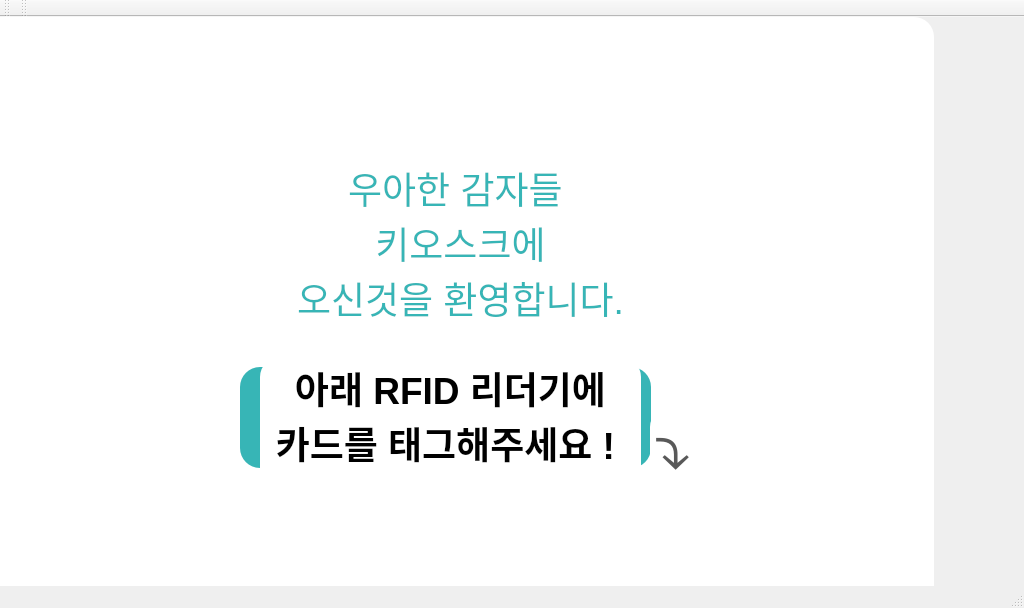
<?xml version="1.0" encoding="UTF-8"?>
<ui version="4.0">
 <class>MainWindow</class>
 <widget class="QMainWindow" name="MainWindow">
  <property name="geometry">
   <rect>
    <x>0</x>
    <y>0</y>
    <width>1024</width>
    <height>608</height>
   </rect>
  </property>
  <property name="windowTitle">
   <string>MainWindow</string>
  </property>
  <property name="windowIcon">
   <iconset resource="../../Downloads/resources.qrc">
    <normaloff>:/icon/김보선.jpg</normaloff>:/icon/김보선.jpg</iconset>
  </property>
  <widget class="QWidget" name="centralwidget">
   <widget class="QLabel" name="statisticBack">
    <property name="geometry">
     <rect>
      <x>-90</x>
      <y>0</y>
      <width>1024</width>
      <height>600</height>
     </rect>
    </property>
    <property name="styleSheet">
     <string notr="true">background-color: rgba( 255, 255, 255); border-radius: 20px</string>
    </property>
    <property name="text">
     <string/>
    </property>
   </widget>
   <widget class="QPushButton" name="orderBtn">
    <property name="geometry">
     <rect>
      <x>240</x>
      <y>350</y>
      <width>181</width>
      <height>101</height>
     </rect>
    </property>
    <property name="font">
     <font>
      <pointsize>30</pointsize>
      <weight>75</weight>
      <bold>true</bold>
     </font>
    </property>
    <property name="styleSheet">
     <string notr="true">color:rgb(255,255,255);background-color: rgb(55, 181, 182); border-radius: 20px</string>
    </property>
    <property name="text">
     <string>주 문</string>
    </property>
   </widget>
   <widget class="QPushButton" name="checkBtn">
    <property name="geometry">
     <rect>
      <x>470</x>
      <y>350</y>
      <width>181</width>
      <height>101</height>
     </rect>
    </property>
    <property name="font">
     <font>
      <pointsize>30</pointsize>
      <weight>75</weight>
      <bold>true</bold>
     </font>
    </property>
    <property name="styleSheet">
     <string notr="true">color:rgb(255,255,255);background-color: rgb(55, 181, 182); border-radius: 20px</string>
    </property>
    <property name="text">
     <string>조 회</string>
    </property>
   </widget>
   <widget class="QTextEdit" name="textEdit">
    <property name="geometry">
     <rect>
      <x>290</x>
      <y>140</y>
      <width>341</width>
      <height>191</height>
     </rect>
    </property>
    <property name="styleSheet">
     <string notr="true">color:rgb(55, 181, 182);background-color: rgb(255,255,255); border-radius: 20px</string>
    </property>
    <property name="html">
     <string>&lt;!DOCTYPE HTML PUBLIC &quot;-//W3C//DTD HTML 4.0//EN&quot; &quot;http://www.w3.org/TR/REC-html40/strict.dtd&quot;&gt;
&lt;html&gt;&lt;head&gt;&lt;meta name=&quot;qrichtext&quot; content=&quot;1&quot; /&gt;&lt;style type=&quot;text/css&quot;&gt;
p, li { white-space: pre-wrap; }
&lt;/style&gt;&lt;/head&gt;&lt;body style=&quot; font-family:'Ubuntu'; font-size:11pt; font-weight:400; font-style:normal;&quot;&gt;
&lt;p align=&quot;center&quot; style=&quot; margin-top:0px; margin-bottom:0px; margin-left:0px; margin-right:0px; -qt-block-indent:0; text-indent:0px;&quot;&gt;&lt;span style=&quot; font-size:28pt;&quot;&gt;우아한 감자들 &lt;/span&gt;&lt;/p&gt;
&lt;p align=&quot;center&quot; style=&quot; margin-top:0px; margin-bottom:0px; margin-left:0px; margin-right:0px; -qt-block-indent:0; text-indent:0px;&quot;&gt;&lt;span style=&quot; font-size:28pt;&quot;&gt;키오스크에&lt;/span&gt;&lt;/p&gt;
&lt;p align=&quot;center&quot; style=&quot; margin-top:0px; margin-bottom:0px; margin-left:0px; margin-right:0px; -qt-block-indent:0; text-indent:0px;&quot;&gt;&lt;span style=&quot; font-size:28pt;&quot;&gt;오신것을 환영합니다.&lt;/span&gt;&lt;/p&gt;&lt;/body&gt;&lt;/html&gt;</string>
    </property>
   </widget>
   <widget class="QLabel" name="label">
    <property name="geometry">
     <rect>
      <x>640</x>
      <y>70</y>
      <width>271</width>
      <height>281</height>
     </rect>
    </property>
    <property name="styleSheet">
     <string notr="true">image: url(:/icon/김보선.jpg);</string>
    </property>
    <property name="text">
     <string/>
    </property>
   </widget>
   <widget class="QTextEdit" name="textEdit_5">
    <property name="geometry">
     <rect>
      <x>260</x>
      <y>340</y>
      <width>381</width>
      <height>161</height>
     </rect>
    </property>
    <property name="styleSheet">
     <string notr="true">color:rgb(0, 0, 0);background-color: rgb(255,255,255); border-radius: 20px</string>
    </property>
    <property name="html">
     <string>&lt;!DOCTYPE HTML PUBLIC &quot;-//W3C//DTD HTML 4.0//EN&quot; &quot;http://www.w3.org/TR/REC-html40/strict.dtd&quot;&gt;
&lt;html&gt;&lt;head&gt;&lt;meta name=&quot;qrichtext&quot; content=&quot;1&quot; /&gt;&lt;style type=&quot;text/css&quot;&gt;
p, li { white-space: pre-wrap; }
&lt;/style&gt;&lt;/head&gt;&lt;body style=&quot; font-family:'Ubuntu'; font-size:11pt; font-weight:400; font-style:normal;&quot;&gt;
&lt;p align=&quot;center&quot; style=&quot; margin-top:0px; margin-bottom:0px; margin-left:0px; margin-right:0px; -qt-block-indent:0; text-indent:0px;&quot;&gt;&lt;span style=&quot; font-size:28pt; font-weight:600;&quot;&gt;아래 RFID 리더기에&lt;/span&gt;&lt;/p&gt;
&lt;p align=&quot;center&quot; style=&quot; margin-top:0px; margin-bottom:0px; margin-left:0px; margin-right:0px; -qt-block-indent:0; text-indent:0px;&quot;&gt;&lt;span style=&quot; font-size:28pt; font-weight:600;&quot;&gt;카드를 태그해주세요 ! &lt;/span&gt;&lt;/p&gt;&lt;/body&gt;&lt;/html&gt;</string>
    </property>
   </widget>
   <widget class="QTextEdit" name="textEdit_6">
    <property name="geometry">
     <rect>
      <x>650</x>
      <y>390</y>
      <width>101</width>
      <height>121</height>
     </rect>
    </property>
    <property name="styleSheet">
     <string notr="true">color:rgb(0, 0, 0);background-color: rgb(255,255,255); border-radius: 20px</string>
    </property>
    <property name="html">
     <string>&lt;!DOCTYPE HTML PUBLIC &quot;-//W3C//DTD HTML 4.0//EN&quot; &quot;http://www.w3.org/TR/REC-html40/strict.dtd&quot;&gt;
&lt;html&gt;&lt;head&gt;&lt;meta name=&quot;qrichtext&quot; content=&quot;1&quot; /&gt;&lt;style type=&quot;text/css&quot;&gt;
p, li { white-space: pre-wrap; }
&lt;/style&gt;&lt;/head&gt;&lt;body style=&quot; font-family:'Ubuntu'; font-size:11pt; font-weight:400; font-style:normal;&quot;&gt;
&lt;p style=&quot; margin-top:0px; margin-bottom:0px; margin-left:0px; margin-right:0px; -qt-block-indent:0; text-indent:0px;&quot;&gt;&lt;a name=&quot;docs-internal-guid-e08127d9-7fff-f526-ef34-0e143ae3529e&quot;&gt;&lt;/a&gt;&lt;span style=&quot; font-family:'Arial','sans-serif'; font-size:48pt; color:#595959; background-color:transparent;&quot;&gt;⤵&lt;/span&gt;&lt;/p&gt;&lt;/body&gt;&lt;/html&gt;</string>
    </property>
   </widget>
  </widget>
  <widget class="QMenuBar" name="menubar">
   <property name="geometry">
    <rect>
     <x>0</x>
     <y>0</y>
     <width>1024</width>
     <height>22</height>
    </rect>
   </property>
  </widget>
  <widget class="QStatusBar" name="statusbar"/>
  <widget class="QToolBar" name="toolBar">
   <property name="windowTitle">
    <string>toolBar</string>
   </property>
   <attribute name="toolBarArea">
    <enum>TopToolBarArea</enum>
   </attribute>
   <attribute name="toolBarBreak">
    <bool>false</bool>
   </attribute>
  </widget>
  <widget class="QToolBar" name="toolBar_2">
   <property name="windowTitle">
    <string>toolBar_2</string>
   </property>
   <attribute name="toolBarArea">
    <enum>TopToolBarArea</enum>
   </attribute>
   <attribute name="toolBarBreak">
    <bool>false</bool>
   </attribute>
  </widget>
 </widget>
 <resources>
  <include location="../../Downloads/resources.qrc"/>
 </resources>
 <connections/>
</ui>
